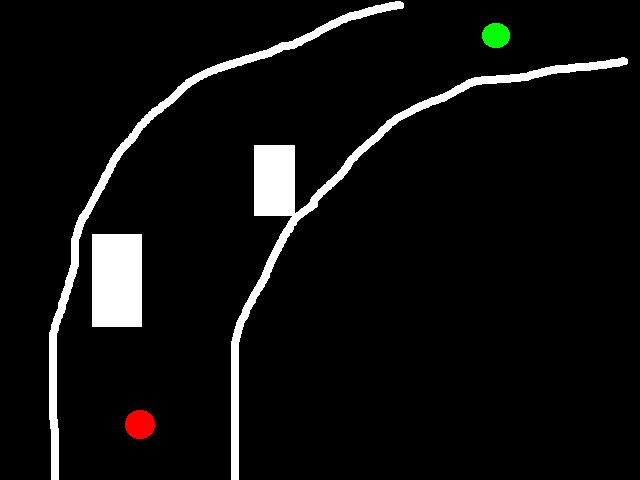
#> input picture data/aa.png, 640 x 480 px, found by its file name
$ python pathPlanning.py   (Python 2 division)   (older library calls are emulated)
#> lines starting #> are read from the running program, lines starting #| are printed output that depends on the picture; after the words box and inside, x2 and y2 are one past the last pixel; in counts of white or black regions, pixels touching at a corner belong together
### rrt/python/ExtractCenter.py
import cv2
import numpy as np


def extractpoint(img, lowerRange, upperRange):
    mask = cv2.inRange(img, lowerRange, upperRange)
    # Find the contours in the image
    _, contours, _ = cv2.findContours(mask.copy(), cv2.RETR_EXTERNAL, cv2.CHAIN_APPROX_SIMPLE)
    M = cv2.moments(contours[0])
    cx, cy = int(M['m10']/M['m00']), int(M['m01']/M['m00'])
    return cy, cx


def obtainObstacleMap(img):
    w, h, _ = img.shape
    white = (255, 255, 255)
    image = np.zeros((w, h), dtype=np.uint8)
    image[np.where((img == white).all(axis=2))] = 255
    retImg = image.copy()
    for i in range(w-3):
        for j in range(h-3):
            if image[i][j] == 255:
                retImg[i][j-1], retImg[i][j-2], retImg[i][j-3] = 255, 255, 255
                retImg[i][j + 1], retImg[i][j + 2], retImg[i][j + 3] = 255, 255, 255
    return retImg

### rrt/python/Planner.py
import sys, math, random
from rrtnode import RRTNode
import numpy as np

class PathPlannerRRT:

    def __init__(self, src, dst, obstaclemap, delta, NUM_NODES=5000):
        self.src = src
        self.dst = dst
        self.obstaclemap = obstaclemap
        self.delta = delta
        self.NUM_NODES = NUM_NODES

    '''
    obstacleMap is valid if 0 otherwise 1 if there is an obstacle
    '''
    def isValid(self, point):
        row, col = point
        ROW, COL = self.obstaclemap.shape
        return 0 <= row < ROW and 0 <= col < COL and self.obstaclemap[row][col] == 0

    def getRandomClearPoint(self):
        ROW, COL = self.obstaclemap.shape
        while True:
            point = int(random.random()*ROW), int(random.random()*COL)
            if self.isValid(point):
                return point

    def distance(self, p1, p2):
        return math.sqrt((p1[0]-p2[0])**2 + (p1[1]-p2[1])**2)


    def step_from_to(self, p1, p2):
        if self.distance(p1, p2) < self.delta:
            return p2
        else:
            theta = math.atan2(p2[1]-p1[1], p2[0]-p1[0])
            return int(p1[0] + self.delta*math.cos(theta)), int(p1[1] + self.delta*math.sin(theta))


    def pointCircleCollision(self, p1, p2, radius):
        dt = self.distance(p1, p2)
        if dt < radius:
            return True
        return False

    def rrtgetpath(self):

        nodes = []
        initialPoint = RRTNode(self.src, None)
        goalPoint = RRTNode(self.dst, None)
        nodes.append(initialPoint)
        currentState = 'buildTree'
        count = 0
        path = []
        while True and count < self.NUM_NODES:
            if currentState == 'buildTree':
                count += 1
                searching = True
                while searching:
                    randPoint = self.getRandomClearPoint()
                    parentNode = nodes[0]
                    for p in nodes:
                        if self.distance(p.point, randPoint) <= self.distance(parentNode.point, randPoint):
                            newPoint = self.step_from_to(p.point, randPoint)
                            if self.isValid(newPoint):
                                parentNode = p
                                searching = False

                newPt = self.step_from_to(parentNode.point, randPoint)
                nodes.append(RRTNode(newPt, parentNode))

                if self.pointCircleCollision(newPt, goalPoint.point, self.delta//2):
                    goalPoint.parent = nodes[-1]
                    currentState = 'goalFound'
            elif currentState == 'goalFound':
                currNode = goalPoint.parent
                print "Goal Reached"
                path.append(self.dst)
                while currNode.parent:
                    path.append(currNode.point)
                    currNode = currNode.parent
                path.append(self.src)
                return path[::-1]

        if count > self.NUM_NODES:
            print(" Nodes OverExceeded")
        raise ValueError("No Path Found")

### rrt/python/rrtnode.py
class RRTNode:

    def __init__(self, point, parent):
        self.point = point
        self.parent = parent

### rrt/python/pathPlanning.py
import cv2
import numpy as np
import sys
import ExtractCenter
from Planner import PathPlannerRRT

if __name__ == '__main__':
    fileLocation = "../data/aa.png"
    img = cv2.imread(fileLocation, cv2.IMREAD_COLOR)
#> img is the input picture: shape (480, 640, 3); mean B, G, R 15.1, 15.6, 15.7
    if img is None:
        print 'Unable to load image'
        sys.exit(-1)
    # OpenCV uses BGR colour space as default
    imgCopy = img.copy()
    blue, black = np.array([255, 0, 0]), np.array([0, 0, 0])
    lowerRedRange, upperRedRange = np.array([0, 0, 128]), np.array([0, 0, 255])
    lowerGreenRange, upperGreenRange = np.array([0, 128, 0]), np.array([0, 255, 0])
    src = ExtractCenter.extractpoint(img, lowerRedRange, upperRedRange)
#> in extractpoint, `mask = cv2.inRange(img, lowerRange, upperRange)`:
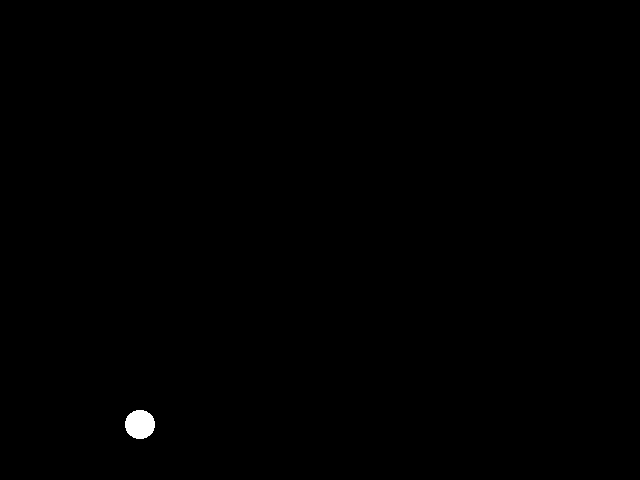
#> mask: shape (480, 640); 0.22% white; 1 white region
#> in extractpoint, `_, contours, _ = cv2.findContours(mask.copy(), cv2.RETR_EXTERNAL, cv2...`: contours = 1 contour; box (x1, y1, x2, y2) and area: (125, 410, 155, 439) 648
#> in extractpoint, `M = cv2.moments(contours[0])`: M = moments, m00 648, centre m10/m00, m01/m00 = (139.5, 424)
#> in extractpoint, `cx, cy = int(M['m10']/M['m00']), int(M['m01']/M['m00'])`: cx = 139; cy = 424
#> src = (424, 139)
    dst = ExtractCenter.extractpoint(img, lowerGreenRange, upperGreenRange)
#> in extractpoint (call 2), `mask = cv2.inRange(img, lowerRange, upperRange)`:
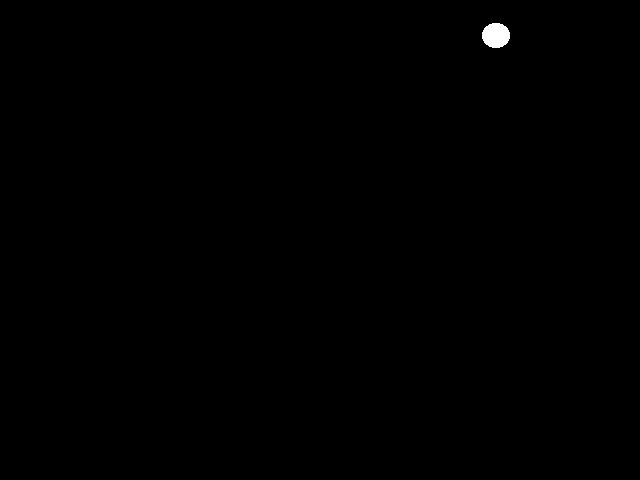
#> mask: shape (480, 640); 0.18% white; 1 white region
#> in extractpoint (call 2), `_, contours, _ = cv2.findContours(mask.copy(), cv2.RETR_EXTERNAL, cv2...`: contours = 1 contour; box (x1, y1, x2, y2) and area: (482, 23, 510, 48) 518
#> in extractpoint (call 2), `M = cv2.moments(contours[0])`: M = moments, m00 518, centre m10/m00, m01/m00 = (495.5, 35)
#> in extractpoint (call 2), `cx, cy = int(M['m10']/M['m00']), int(M['m01']/M['m00'])`: cx = 495; cy = 35
#> dst = (35, 495)
    obstacle = ExtractCenter.obtainObstacleMap(img)
#> after the loop in obtainObstacleMap, `for i in range(w-3):`:
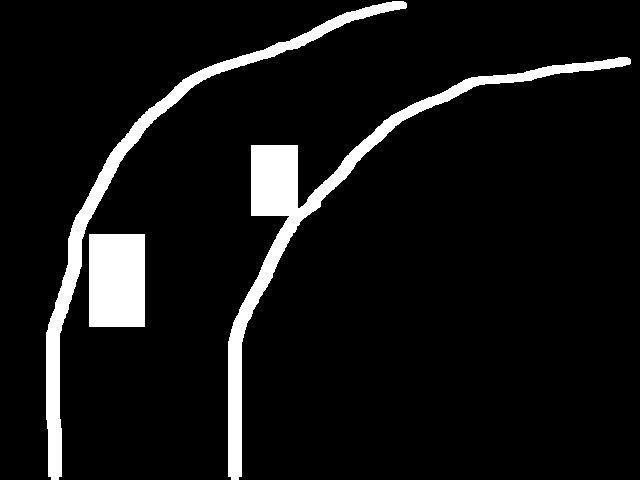
#> retImg: shape (480, 640); 8% white; 3 white regions, box (x1, y1, x2, y2) and area: (228, 57, 631, 480) 11120, (46, 1, 407, 480) 8252, (89, 234, 145, 327) 5208
    print src, dst, obstacle.shape
#| (424, 139) (35, 495) (480, 640)
    obj = PathPlannerRRT(src, dst, obstacle, 10, 8000)
#> in __init__, `self.src = src`: self.src = (424, 139)
#> in __init__, `self.dst = dst`: self.dst = (35, 495)
    path = obj.rrtgetpath()
#> in __init__, `self.point = point`: self.point = (424, 139)
#> the loop in rrtgetpath, `while True and count < self.NUM_NODES:` made 588 passes
#> dt in pointCircleCollision on pass 15: 439.2
#> dt in pointCircleCollision on passes 1 to 6: 520.5, 513.1, 503.1, 493.3, 483.4, 478.8
    print path[0], path[-1], len(path)
#| (424, 139) (35, 495) 87
    cv2.circle(img, src[::-1], 3, black, cv2.FILLED)
#> img: shape (480, 640, 3); 0.01% of pixels changed, all inside (x1, y1, x2, y2) = (136, 421, 143, 428)
    cv2.circle(img, dst[::-1], 3, black, cv2.FILLED)
#> img: shape (480, 640, 3); mean B, G, R 15.1, 15.6, 15.7
    lastPoint = src
    for point in path:
        cv2.line(img, point[::-1], lastPoint[::-1], blue, 2, cv2.FILLED)
        lastPoint = point
#> this loop made 87 passes
#> point on passes 1 to 12: (424, 139), (423, 148), (413, 148), (404, 153), (398, 161), (391, 168), (393, 177), (386, 184), (376, 181), (368, 174), (362, 165), (352, 166)
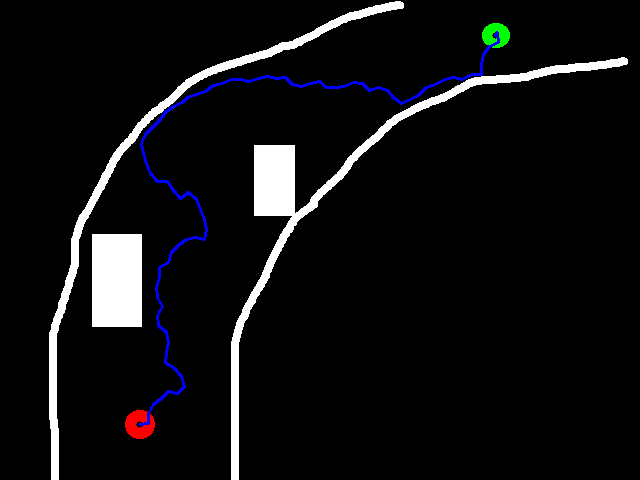
#> img: shape (480, 640, 3); mean B, G, R 17.2, 15.5, 15.7
    cv2.namedWindow('Display Path', cv2.WINDOW_AUTOSIZE)
    cv2.namedWindow('Original Image', cv2.WINDOW_AUTOSIZE)
    cv2.imshow('Original Image', imgCopy)
    cv2.imshow('Display Path', img)
    cv2.waitKey(0)
    cv2.destroyAllWindows()
